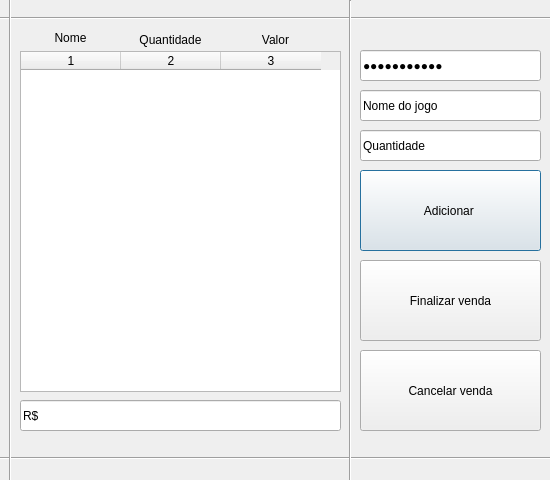
<?xml version="1.0" encoding="UTF-8"?>
<ui version="4.0">
 <class>venda</class>
 <widget class="QDialog" name="venda">
  <property name="geometry">
   <rect>
    <x>0</x>
    <y>0</y>
    <width>550</width>
    <height>480</height>
   </rect>
  </property>
  <property name="minimumSize">
   <size>
    <width>550</width>
    <height>480</height>
   </size>
  </property>
  <property name="maximumSize">
   <size>
    <width>550</width>
    <height>480</height>
   </size>
  </property>
  <property name="windowTitle">
   <string>Venda</string>
  </property>
  <widget class="QLineEdit" name="nomeedit">
   <property name="geometry">
    <rect>
     <x>360</x>
     <y>90</y>
     <width>181</width>
     <height>31</height>
    </rect>
   </property>
   <property name="text">
    <string>Nome do jogo</string>
   </property>
   <property name="maxLength">
    <number>30</number>
   </property>
  </widget>
  <widget class="QPushButton" name="adicionar">
   <property name="geometry">
    <rect>
     <x>360</x>
     <y>170</y>
     <width>181</width>
     <height>81</height>
    </rect>
   </property>
   <property name="text">
    <string>Adicionar </string>
   </property>
   <property name="autoDefault">
    <bool>true</bool>
   </property>
  </widget>
  <widget class="QPushButton" name="fim">
   <property name="geometry">
    <rect>
     <x>360</x>
     <y>260</y>
     <width>181</width>
     <height>81</height>
    </rect>
   </property>
   <property name="text">
    <string>Finalizar venda</string>
   </property>
   <property name="autoDefault">
    <bool>false</bool>
   </property>
  </widget>
  <widget class="Line" name="line">
   <property name="geometry">
    <rect>
     <x>0</x>
     <y>10</y>
     <width>551</width>
     <height>16</height>
    </rect>
   </property>
   <property name="orientation">
    <enum>Qt::Horizontal</enum>
   </property>
  </widget>
  <widget class="Line" name="line_2">
   <property name="geometry">
    <rect>
     <x>0</x>
     <y>450</y>
     <width>551</width>
     <height>16</height>
    </rect>
   </property>
   <property name="orientation">
    <enum>Qt::Horizontal</enum>
   </property>
  </widget>
  <widget class="QLabel" name="label">
   <property name="geometry">
    <rect>
     <x>20</x>
     <y>30</y>
     <width>101</width>
     <height>16</height>
    </rect>
   </property>
   <property name="text">
    <string>&lt;html&gt;&lt;head/&gt;&lt;body&gt;&lt;p align=&quot;center&quot;&gt;Nome&lt;/p&gt;&lt;/body&gt;&lt;/html&gt;</string>
   </property>
  </widget>
  <widget class="QLabel" name="label_2">
   <property name="geometry">
    <rect>
     <x>220</x>
     <y>20</y>
     <width>111</width>
     <height>41</height>
    </rect>
   </property>
   <property name="text">
    <string>&lt;html&gt;&lt;head/&gt;&lt;body&gt;&lt;p align=&quot;center&quot;&gt;Valor&lt;/p&gt;&lt;/body&gt;&lt;/html&gt;</string>
   </property>
  </widget>
  <widget class="Line" name="line_3">
   <property name="geometry">
    <rect>
     <x>0</x>
     <y>-10</y>
     <width>20</width>
     <height>491</height>
    </rect>
   </property>
   <property name="orientation">
    <enum>Qt::Vertical</enum>
   </property>
  </widget>
  <widget class="Line" name="line_4">
   <property name="geometry">
    <rect>
     <x>340</x>
     <y>0</y>
     <width>20</width>
     <height>501</height>
    </rect>
   </property>
   <property name="orientation">
    <enum>Qt::Vertical</enum>
   </property>
  </widget>
  <widget class="QTableWidget" name="tableWidget">
   <property name="geometry">
    <rect>
     <x>20</x>
     <y>51</y>
     <width>321</width>
     <height>341</height>
    </rect>
   </property>
   <property name="editTriggers">
    <set>QAbstractItemView::NoEditTriggers</set>
   </property>
   <property name="columnCount">
    <number>3</number>
   </property>
   <attribute name="verticalHeaderDefaultSectionSize">
    <number>25</number>
   </attribute>
   <attribute name="verticalHeaderMinimumSectionSize">
    <number>25</number>
   </attribute>
   <column/>
   <column/>
   <column/>
  </widget>
  <widget class="QLineEdit" name="qtdedit">
   <property name="geometry">
    <rect>
     <x>360</x>
     <y>130</y>
     <width>181</width>
     <height>31</height>
    </rect>
   </property>
   <property name="inputMask">
    <string>xxxxxxxxxx</string>
   </property>
   <property name="text">
    <string>Quantidade</string>
   </property>
   <property name="maxLength">
    <number>10</number>
   </property>
   <property name="frame">
    <bool>true</bool>
   </property>
   <property name="echoMode">
    <enum>QLineEdit::Normal</enum>
   </property>
   <property name="placeholderText">
    <string notr="true"/>
   </property>
  </widget>
  <widget class="QLabel" name="label_3">
   <property name="geometry">
    <rect>
     <x>120</x>
     <y>30</y>
     <width>101</width>
     <height>20</height>
    </rect>
   </property>
   <property name="text">
    <string>&lt;html&gt;&lt;head/&gt;&lt;body&gt;&lt;p align=&quot;center&quot;&gt;Quantidade&lt;/p&gt;&lt;/body&gt;&lt;/html&gt;</string>
   </property>
  </widget>
  <widget class="QLineEdit" name="lineEdit">
   <property name="geometry">
    <rect>
     <x>20</x>
     <y>400</y>
     <width>321</width>
     <height>31</height>
    </rect>
   </property>
   <property name="toolTipDuration">
    <number>-1</number>
   </property>
   <property name="inputMask">
    <string>R$ 00000000</string>
   </property>
   <property name="text">
    <string>R$ </string>
   </property>
   <property name="readOnly">
    <bool>true</bool>
   </property>
  </widget>
  <widget class="QPushButton" name="fim_2">
   <property name="geometry">
    <rect>
     <x>360</x>
     <y>350</y>
     <width>181</width>
     <height>81</height>
    </rect>
   </property>
   <property name="text">
    <string>Cancelar venda</string>
   </property>
   <property name="autoDefault">
    <bool>false</bool>
   </property>
  </widget>
  <widget class="QLineEdit" name="cpfedit">
   <property name="geometry">
    <rect>
     <x>360</x>
     <y>50</y>
     <width>181</width>
     <height>31</height>
    </rect>
   </property>
   <property name="inputMask">
    <string>00000000000</string>
   </property>
   <property name="text">
    <string notr="true"/>
   </property>
   <property name="maxLength">
    <number>11</number>
   </property>
   <property name="frame">
    <bool>true</bool>
   </property>
   <property name="echoMode">
    <enum>QLineEdit::Password</enum>
   </property>
   <property name="alignment">
    <set>Qt::AlignLeading|Qt::AlignLeft|Qt::AlignVCenter</set>
   </property>
  </widget>
 </widget>
 <tabstops>
  <tabstop>cpfedit</tabstop>
  <tabstop>nomeedit</tabstop>
  <tabstop>qtdedit</tabstop>
  <tabstop>fim</tabstop>
  <tabstop>tableWidget</tabstop>
  <tabstop>lineEdit</tabstop>
  <tabstop>fim_2</tabstop>
  <tabstop>adicionar</tabstop>
 </tabstops>
 <resources/>
 <connections/>
</ui>
